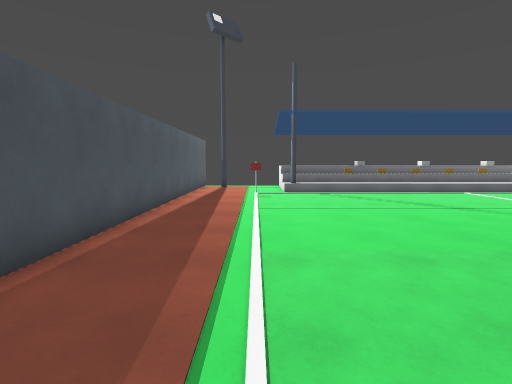
[1] (above)

21 first-person views from a walk through a 3-D level made in the Godot game engine. The camera is 1.5 m above the floor, tilts 6° down and sees 85° across. The floor is counted in squares, 1 m on a side. Each view is taken from the middle of a square. On the plan, view 1 faces up. The plan holds only what a view shows up to about 14 squares ahead; the rest is blank. Characters and animated objects are not drawn.

[2]
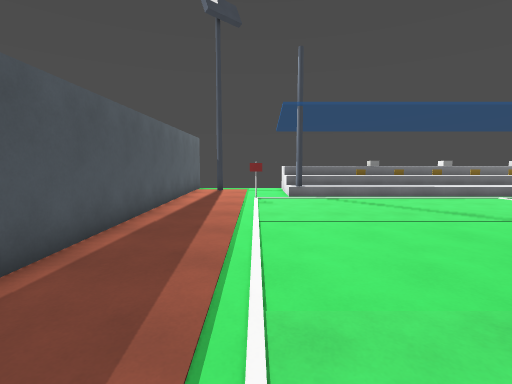

[3]
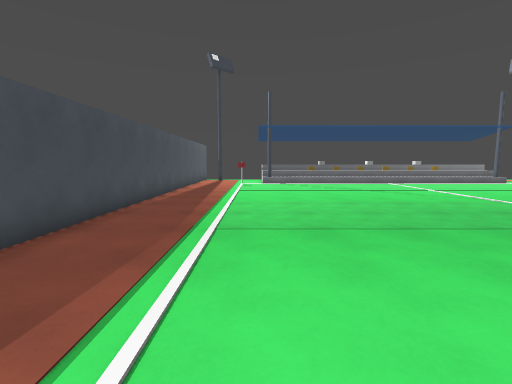

[4]
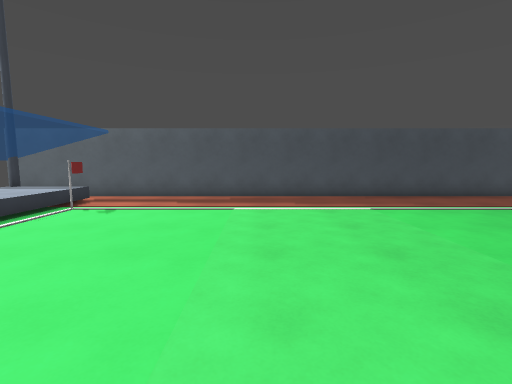

[5]
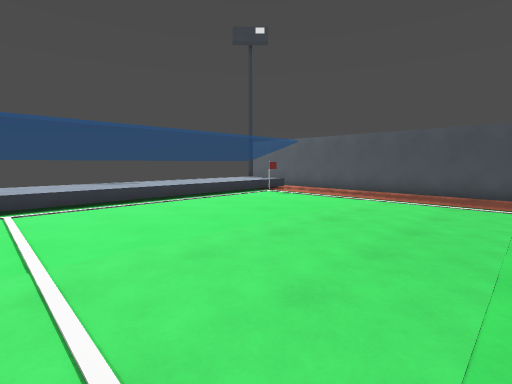

[6]
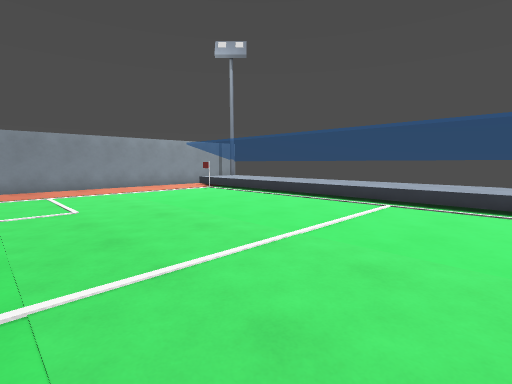

[7]
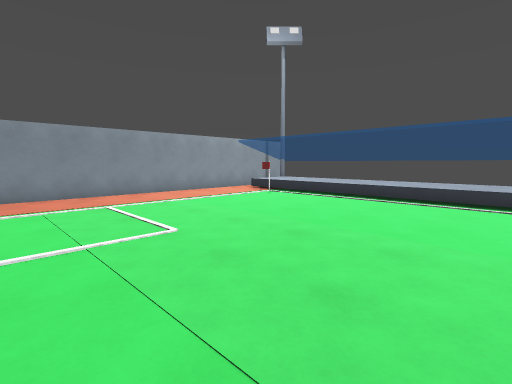

[8]
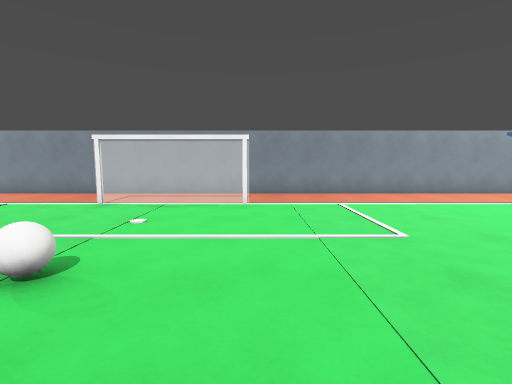

[9]
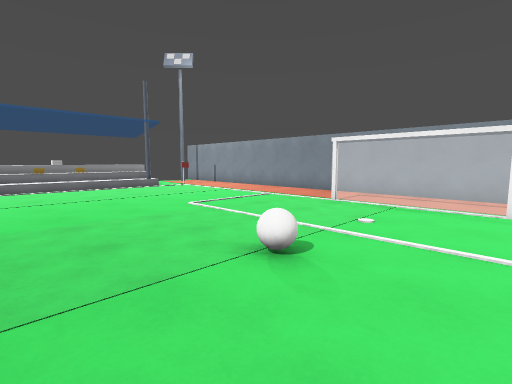

[10]
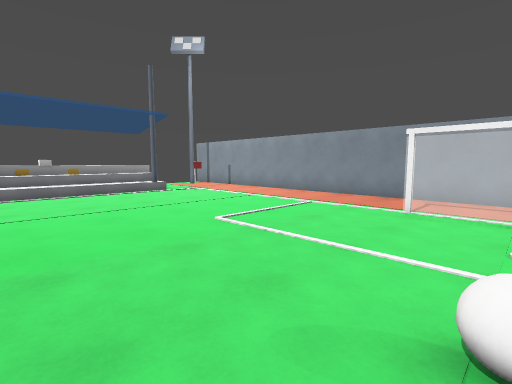

[11]
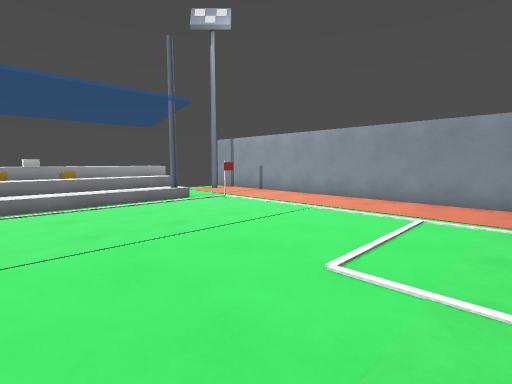

[12]
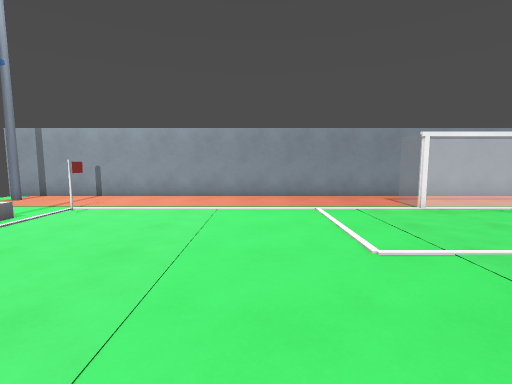

[13]
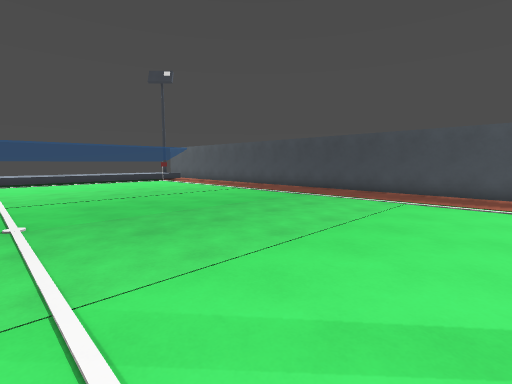

[14]
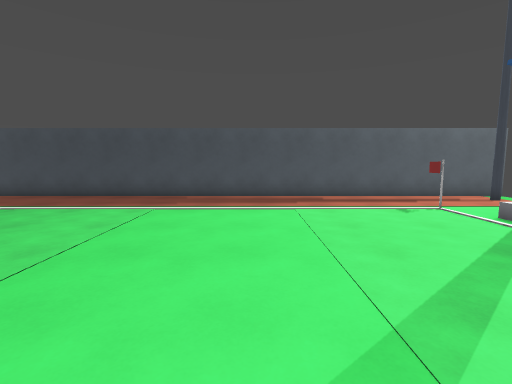

[15]
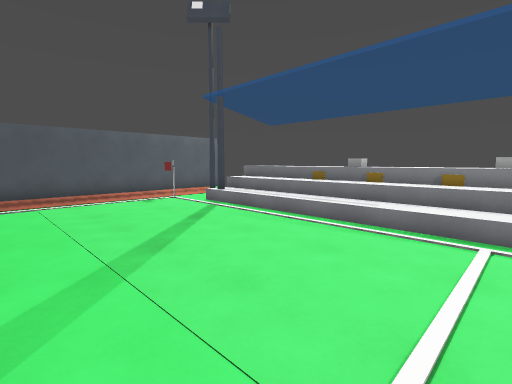

[16]
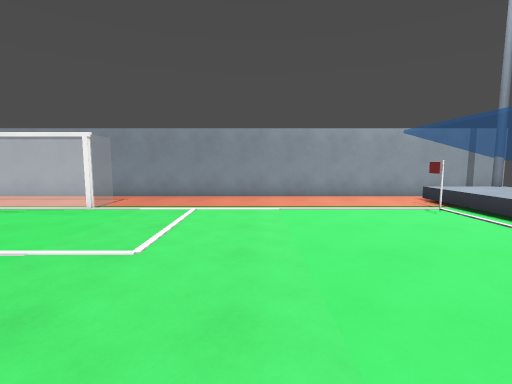

[17]
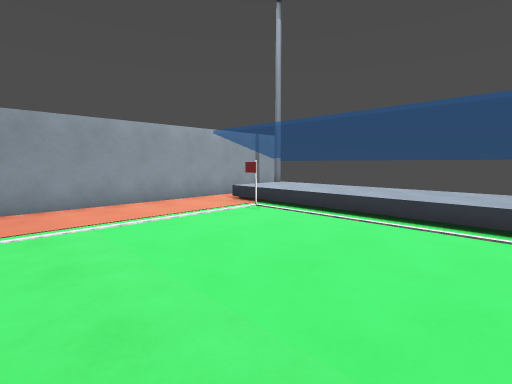

[18]
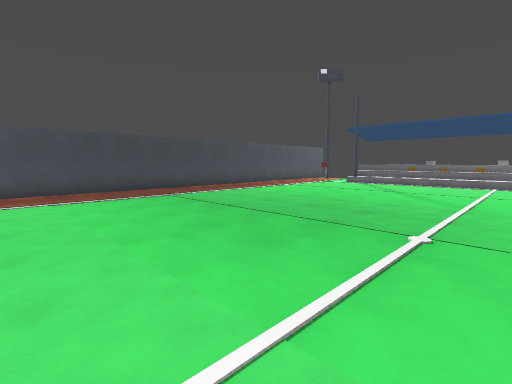

[19]
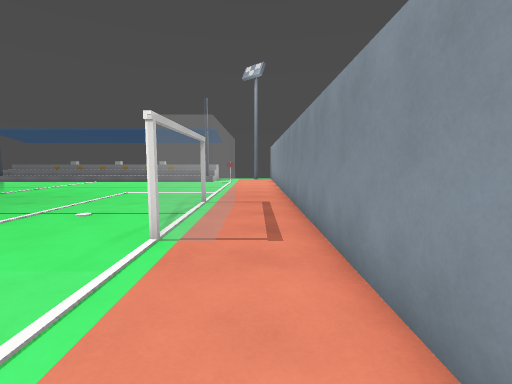

[20]
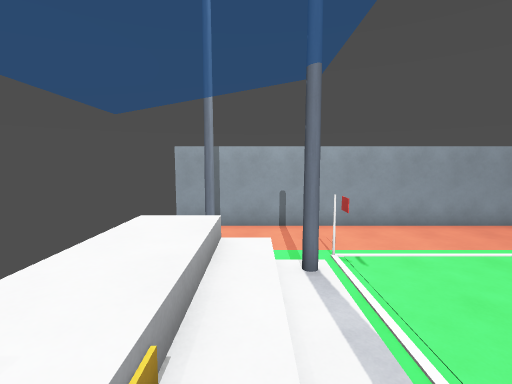

[21]
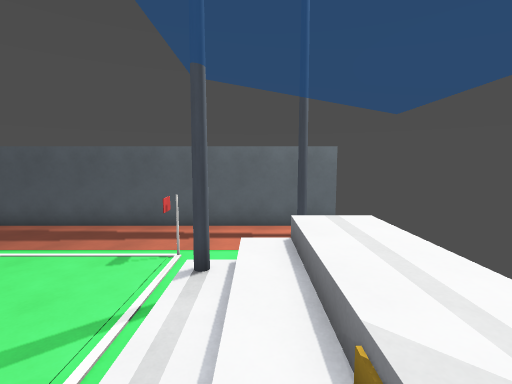

### Floor plan
Key: @ floor where view 1 was taken; # wall or solid block; x gap in a wall; . main floor; : floor 0.75 m higher than the main floor; + floor 1.25 m higher than the main floor; / step, stairs or slope; = window, fence, low wall or low ledge; ^ raised ledge; T thing the floor can be seen under or through; O other object.
Columns run from 4 left of view 1 to 25 right of it. Each row starts with its distance up from view 1.
 19 #                            #
 18 #..   ++++  ++      ++++   ..#
 17 #...  +++++++++    +++++  ...#
 16 #.....:////////////////: ....#
 15 #.....#////////////////#.....#
 14 #...O....................O...#
 13 #............................#
 12 #............................#
 11 #............................#
 10 #............................#
  9 #............................#
  8 #............................#
  7 #............................#
  6 #............................#
  5 #............................#
  4 #............................#
  3 #........................T ..#
  2 #........................T ..#
  1 #........................  ..#
  0 #...@.............==.....  ..#
 -1 #........................  ..#
 -2 #........................T ..#
 -3 #............................#
 -4 #............................#
 -5 #............................#
 -6 #............................#
 -7 #............................#
 -8 #............................#
 -9 #............................#
-10 #............................#
-11 #............................#
-12 #............................#
-13 #............................#
-14 #...O....................O...#
-15 #.^^^^^^^^^^^^^^^^^^^^^^^^^^.#
-16 #   #  ###################   #
-17 # #     #################### #
-18 # x                        x #
-19 #                            #

Where each view was taken, in squares from view 1:
view 1: 0 up, 0 right, facing up
view 2: 2 up, 0 right, facing up
view 3: 6 down, 1 right, facing up
view 4: 8 down, 9 right, facing left
view 5: 4 down, 11 right, facing down-left
view 6: 4 down, 7 right, facing down-right
view 7: 3 down, 11 right, facing down-right
view 8: 3 down, 11 right, facing right
view 9: 3 down, 11 right, facing up-right
view 10: 0 up, 12 right, facing up-right
view 11: 4 up, 13 right, facing up-right
view 12: 8 up, 12 right, facing right
view 13: 8 up, 11 right, facing down-left
view 14: 8 up, 9 right, facing left
view 15: 8 up, 11 right, facing up-left
view 16: 8 down, 12 right, facing right
view 17: 7 down, 14 right, facing down-right
view 18: 6 down, 12 right, facing up-left
view 19: 8 down, 23 right, facing up
view 20: 16 up, 14 right, facing right
view 21: 16 up, 7 right, facing left
